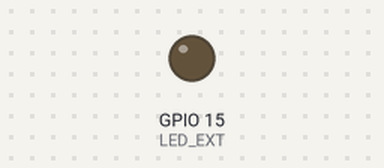
The sketch below on a simulated ESP32. Shown: output pins drawn as LEDs (lit = HIGH).

Above: at 0.05 s.
At 2.5 s:
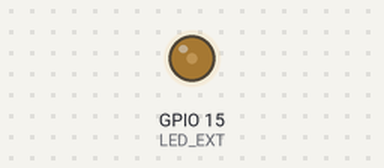
At 5.0 s:
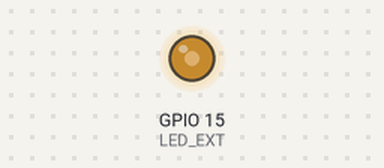
At 10.0 s:
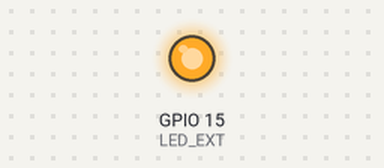
Timing chart, 0 to 13.0 s (numbered marks = the images above):
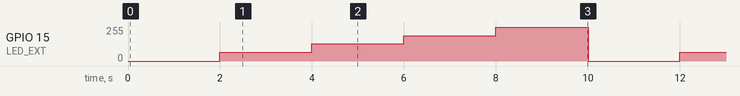

The sketch:

LED_PWM.ino
```cpp
const int LED_EXT = 15;

const int pwm_freq = 100;
const int pwm_channel = 0;
const int pwm_resolution = 8;
int pwm_dutyCycle = 0;

void setup() {
  // put your setup code here, to run once:
  pinMode(LED_EXT, OUTPUT);
  ledcSetup(pwm_channel, pwm_freq, pwm_resolution);
  ledcAttachPin(LED_EXT, pwm_channel);
}

void loop() {
  // put your main code here, to run repeatedly:
  pwm_dutyCycle = 0;
  ledcWrite(pwm_channel, pwm_dutyCycle);
  delay(2000);

  pwm_dutyCycle = 64;
  ledcWrite(pwm_channel, pwm_dutyCycle);
  delay(2000);

  pwm_dutyCycle = 128;
  ledcWrite(pwm_channel, pwm_dutyCycle);
  delay(2000);

  pwm_dutyCycle = 192;
  ledcWrite(pwm_channel, pwm_dutyCycle);
  delay(2000);

  pwm_dutyCycle = 255;
  ledcWrite(pwm_channel, pwm_dutyCycle);
  delay(2000);
}
```

Measured:
- by itself, GPIO 15 (LED_EXT): repeats every 10.0 s: 128/255 2.0 s, 191/255 2.0 s, 255/255 2.0 s, 0/255 2.0 s, 64/255 2.0 s
